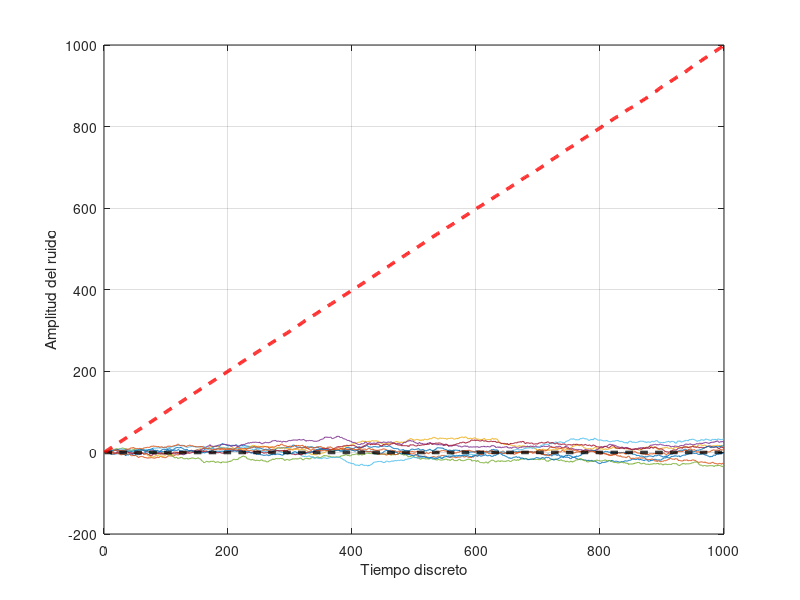

Source code (MATLAB):
clear all
close all

nexp = .1e6;
nsamples = 1e3;

esperanza_por_definicion = zeros(nsamples, 1);
varianza_por_definicion = zeros(nsamples, 1);
figure
for n=1:nexp
    gaussian_noise = randn(nsamples,1);
    wiener_process = cumsum(gaussian_noise);
    if (n<10)
        plot(wiener_process);
        hold all
        
        mean(wiener_process)
    end
    
    esperanza_por_definicion = esperanza_por_definicion+wiener_process/nexp;
    varianza_por_definicion = varianza_por_definicion + 1/nexp*wiener_process.^2;
end

xlabel('Tiempo discreto')
ylabel('Amplitud del ruido')
grid on

plot(esperanza_por_definicion,'--k','LineWidth',2.5)
plot(varianza_por_definicion, '--r','LineWidth',2.5)